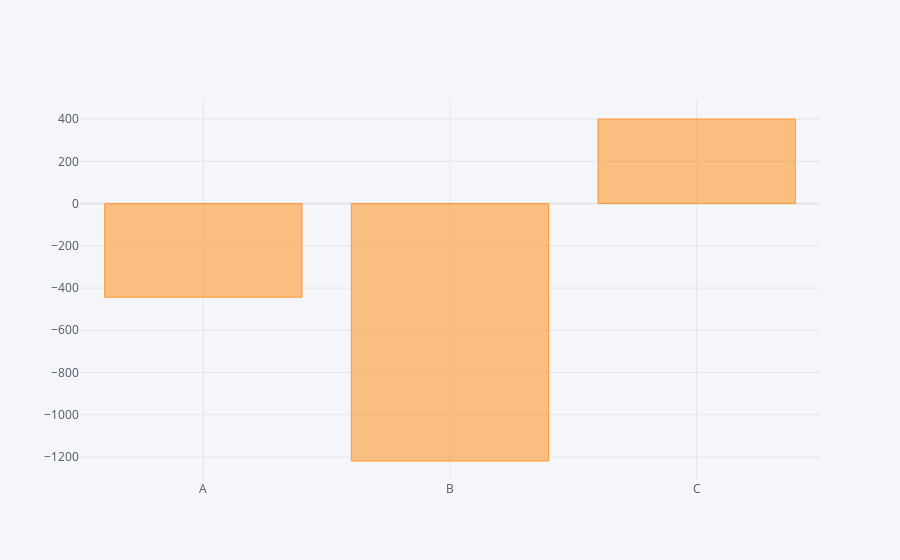

The notebook cell saved with this chart:
### Code cell
df.sum().iplot(kind='bar')

### Figure 1 — Plotly figure (JSON) as saved in the notebook; plotly's stock layout.template omitted (floating-point values rounded to 4 significant figures)
{"data": [{"marker": {"color": "rgba(255, 153, 51, 0.6)", "line": {"color": "rgba(255, 153, 51, 1.0)", "width": 1}}, "name": "None", "orientation": "v", "text": "", "type": "bar", "x": ["A", "B", "C"], "y": [-443.5, -1219.0, 400.4]}], "layout": {"legend": {"bgcolor": "#F5F6F9", "font": {"color": "#4D5663"}}, "paper_bgcolor": "#F5F6F9", "plot_bgcolor": "#F5F6F9", "title": {"font": {"color": "#4D5663"}}, "xaxis": {"gridcolor": "#E1E5ED", "showgrid": true, "tickfont": {"color": "#4D5663"}, "title": {"font": {"color": "#4D5663"}, "text": ""}, "zerolinecolor": "#E1E5ED"}, "yaxis": {"gridcolor": "#E1E5ED", "showgrid": true, "tickfont": {"color": "#4D5663"}, "title": {"font": {"color": "#4D5663"}, "text": ""}, "zerolinecolor": "#E1E5ED"}}}
